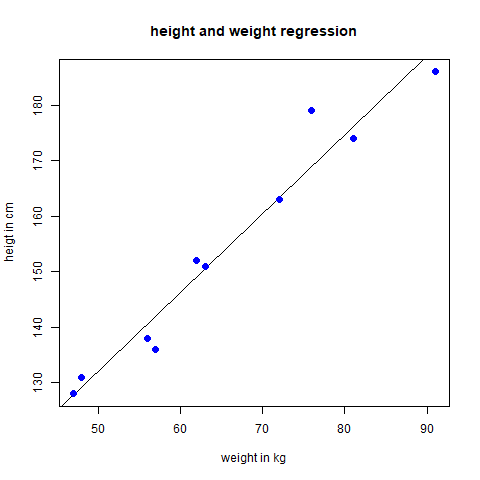

This figure's R source:
#create the predictor and response variable
x<-c(151,174,138,186,128,136,179,163,152,131)
y<-c(63,81,56,91,47,57,76,72,62,48)
relation<-lm(y~x)
#give the chart file a name
png(file="line aggregression.png")
#plot the graph
plot(y,x,col="blue",main="height and weight regression",
     abline(lm(x~y)),
     cex=1.3,pch=16,
     xlab="weight in kg",
     ylab="heigt in cm")
#save the file
dev.off()